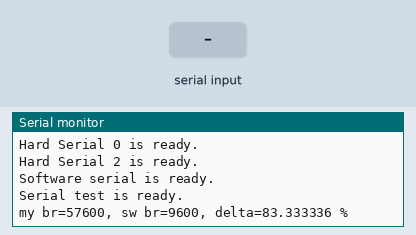
This sketch was run on a simulated ESP32. Shown: the last lines printed to the serial monitor. Inputs (shaded band) come from the test bench.

Above: at 4.2 s.
4.3 s: "1" received over the second serial link
At 4.7 s:
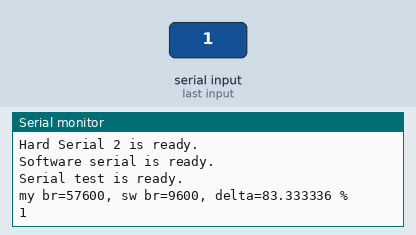
5.8 s: "0" received over the second serial link
At 7.0 s:
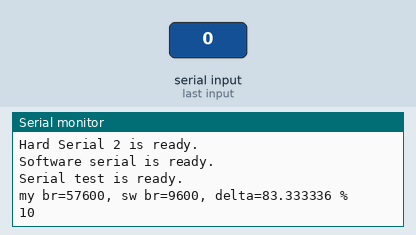

Measured:
- after the input at 4.3 s, the serial monitor: prints a new line at once (image 1)
- after the input at 5.8 s, the serial monitor: prints a new line at once (image 2)

The sketch:

TesteSerial-V2.ino
```cpp
#include <SoftwareSerial.h>
#include <Utils.h>

const unsigned long DelaySerial = 10;

unsigned long lastTime;

// Pins used by the Software Serial port
const int8_t pinSoftRX = 32;
const int8_t pinSoftTX = 33;

// Pins used by the Hardware Serial 2 port
const int8_t pinHardRX = 16;
const int8_t pinHardTX = 17;

// The baud rate used both in the Software Serial and Hardware Serial 2
//const int myBaud = 9600;
//const int myBaud = 14000;
//const int myBaud = 19200;
//const int myBaud = 38400;
const int myBaud = 57600;
//const int myBaud = 115200;

// Define the sofware serial
SoftwareSerial serialSoft( pinSoftRX, pinSoftTX, false);

void setup() {
  delay( 2000 );

  Serial.begin( 115200 );
  while ( !Serial ) {
    myPrintf( "Waiting for Hard Serial 0...\n" );
  }
  myPrintf( "Hard Serial 0 is ready.\n" );

  Serial2.begin( myBaud, SERIAL_8N1, pinHardRX, pinHardTX );
  while ( !Serial2 ) {
    myPrintf( "Waiting for Hard Serial 2...\n" );
  }
  myPrintf( "Hard Serial 2 is ready.\n" );

  serialSoft.begin( myBaud, SWSERIAL_8N1 );

  while ( !serialSoft ) {
    myPrintf( "Waiting for Software Serial...\n" );
  }
  myPrintf( "Software serial is ready.\n" );

  myPrintf( "Serial test is ready.\n" );

  float delta = ( (float)myBaud - (float)serialSoft.baudRate() ) * 100.0f / (float)myBaud;
  myPrintf( "my br=%d, sw br=%d, delta=%f %%\n", myBaud, serialSoft.baudRate(), delta );

  uint8_t rxChar;
  Serial2.read( (uint8_t*)(&rxChar), 1 );

  lastTime = millis();
}

void loop() {

  // Check for incoming data on default serial (Hardware serial 0) every 10 (DelaySerial) ms
  if ( (millis()-lastTime) > DelaySerial ) {
    lastTime = millis();

    // while data is available...
    while ( Serial.available()>0 ) {
      uint8_t rxChar;

      // read it from Hardware serial 0
      Serial.read( (uint8_t*)(&rxChar), 1 );

      // and send it to Software serial
      serialSoft.write( (uint8_t*)(&rxChar), 1 );
    }
  }

  // Check for incoming data on Software serial and show it on the console
  while ( serialSoft.available()>0 ) {
    uint8_t rxChar;
    serialSoft.read( (uint8_t*)(&rxChar), 1 );

    Serial.write( (uint8_t*)(&rxChar), 1 );
  }

  // Check for incoming data on Hardware serial 2
  while ( Serial2.available()>0 ) {
    uint8_t rxChar;
    Serial2.read( (uint8_t*)(&rxChar), 1 );

    Serial2.write( (uint8_t*)(&rxChar), 1 );
  }

  // Run the internal processing and event engine
  serialSoft.perform_work();
}
```
